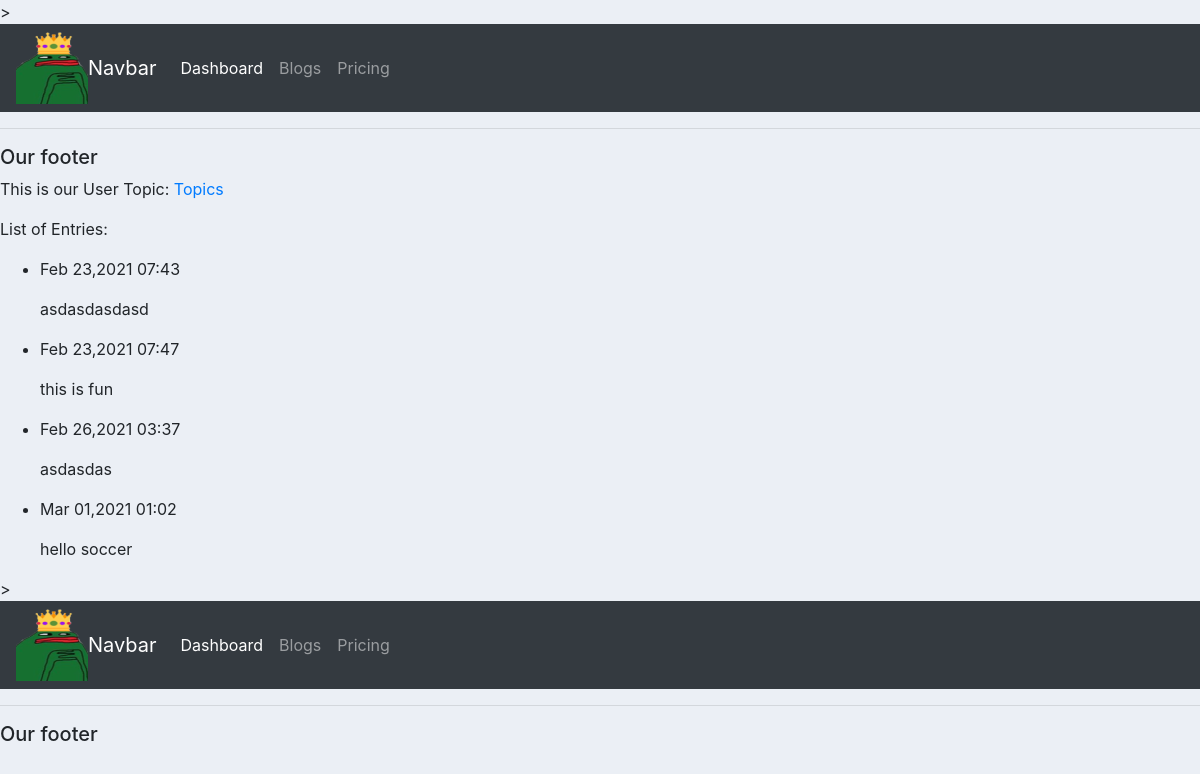
Page /entry/ on the earlier database version.
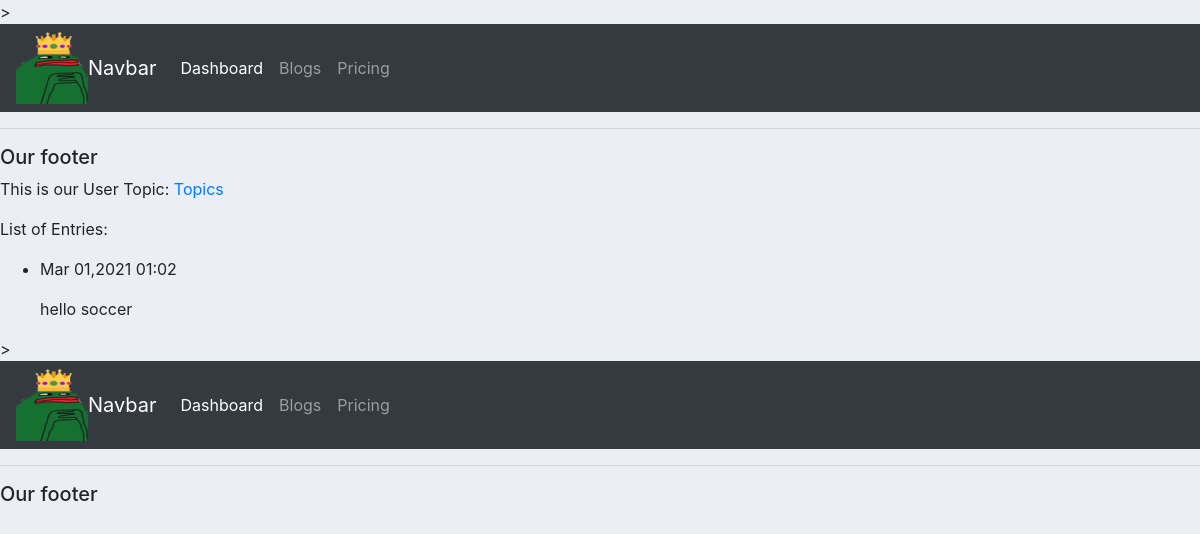
Same page on the later database version.
### Userlog/models.py (models this page shows)
class Entry(models.Model):
    tags = models.ForeignKey(Tag, null = True, on_delete=models.CASCADE)
    topic = models.ForeignKey(UserTopic, null = True, on_delete=models.CASCADE)
    text = models.TextField()
    date_added = models.DateTimeField(auto_now_add=True)

### Userlog/views.py (the view)
# urls.py: path('entry/',views.user_list_view),
def user_list_view(request):
    usertopics_objects = UserTopic.objects.all()
    entry_objects = Entry.objects.all()
    context = {
        'usertopics_objects': usertopics_objects,
        'entry_objects': entry_objects,
    }
    return render(request,'user_log/Userpost.html',context)

### Userlog/templates/user_log/Userpost.html
{% include 'user_log/main.html' %}
{% block content %}
<html>
<p> This is our User Topic:
    <a href = "{% url 'topics' %}">Topics</a>
</p>
<p> List of Entries: </p>
<ul>
{% for entry in entry_objects %}
    <li>
        <p>{{ entry.date_added|date:'M d,Y H:i' }}</p>
        <p>{{ entry.text|linebreaks}}</p>
    </li>
{% empty %}
    <li>
         There are no entries for this topic yet.
    </li>
{% endfor %}
</ul>
{% include 'user_log/main.html' %}
{% endblock content %}
</html>

Differences in the rows shown:
removed Entry: date_added "Feb 23,2021 07:43", text "asdasdasdasd"
removed Entry: date_added "Feb 23,2021 07:47", text "this is fun"
removed Entry: date_added "Feb 26,2021 03:37", text "asdasdas"
